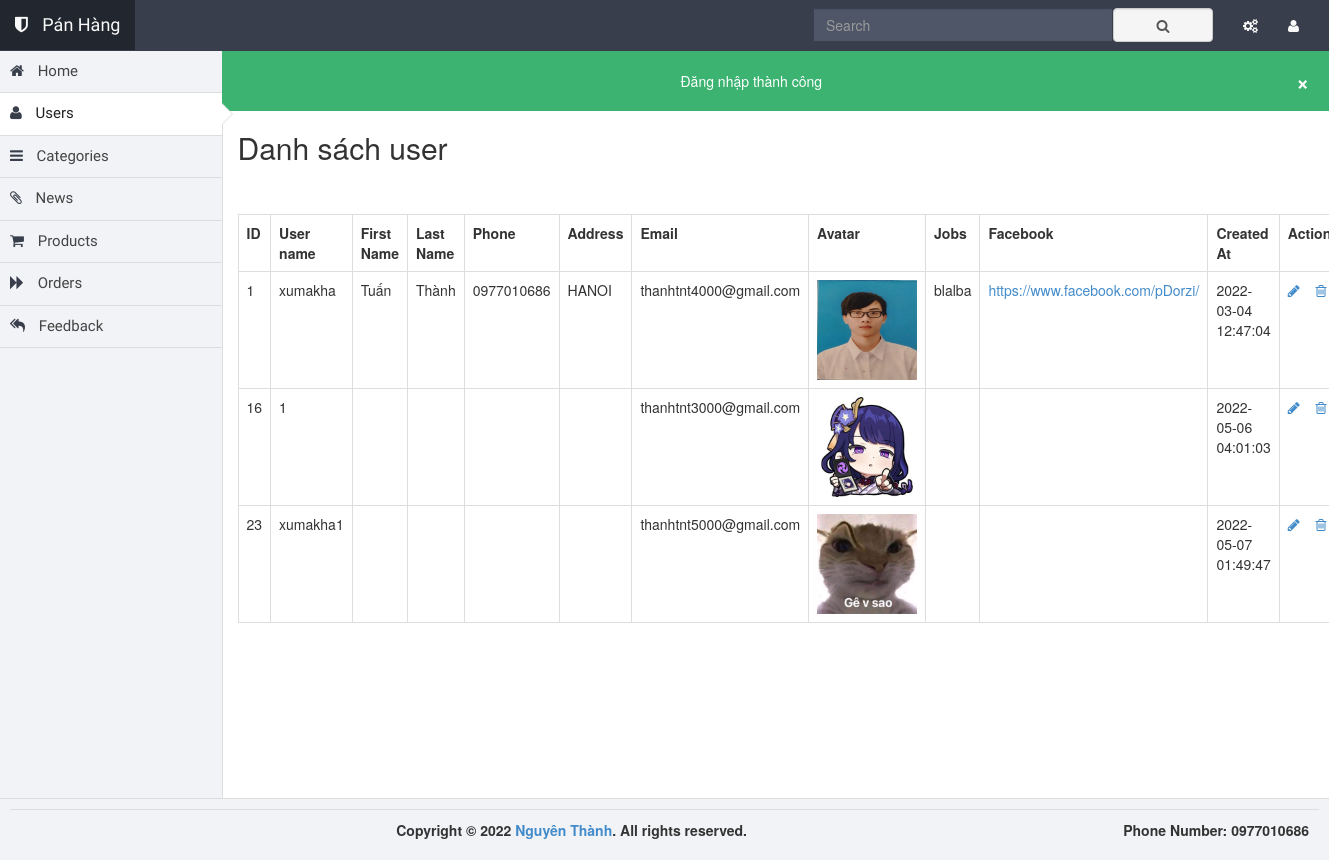
Screenshot of /backend/index.php?controller=user&action=index&page=1 (signed in) with the database file from the repository.
### tables this page shows
CREATE TABLE `users` (
  `id` int(11) NOT NULL,
  `username` varchar(255) DEFAULT NULL COMMENT 'Tên đăng nhập',
  `password` varchar(255) DEFAULT NULL COMMENT 'Mật khẩu đăng nhập',
  `reset_password_token` varchar(100) DEFAULT NULL,
  `first_name` varchar(255) DEFAULT NULL COMMENT 'Fist name',
  `last_name` varchar(255) DEFAULT NULL COMMENT 'Last name',
  `phone` varchar(11) DEFAULT NULL COMMENT 'SĐT user',
  `jobs` varchar(255) DEFAULT NULL,
  `facebook` varchar(255) DEFAULT NULL,
  `address` varchar(255) DEFAULT NULL COMMENT 'Địa chỉ user',
  `email` varchar(255) DEFAULT NULL COMMENT 'Email của user',
  `avatar` varchar(255) DEFAULT NULL COMMENT 'File ảnh đại diện',
  `status` tinyint(3) DEFAULT 0 COMMENT 'Trạng thái danh mục: 0 - Inactive, 1 - Active',
  `created_at` timestamp NOT NULL DEFAULT current_timestamp() COMMENT 'Ngày tạo',
  `updated_at` datetime DEFAULT NULL COMMENT 'Ngày cập nhật cuối'
);

### backend/controllers/Controller.php (called while the page is built, shortened)
<?php
class Controller
{
    public function render($file, $variables = []) {
        extract($variables);
        require_once $file;
        $render_view = ob_get_clean();
        return $render_view;
    }
}

### backend/controllers/UserController.php (called while the page is built, shortened)
<?php
require_once 'controllers/Controller.php';
require_once 'models/User.php';
class UserController extends Controller
{
    public function index()
        {
            $str_search = '';
            $user_model = new User();
            $users = $user_model->getAll($str_search);
            $this->content = $this->render('views/users/index.php', [
                'users' => $users
            ]);
            require_once 'views/layouts/main.php';
        }
}

### backend/index.php (called while the page is built, shortened)
<?php
$action = isset($_GET['action']) ? $_GET['action'] : 'index';
$object = new $controller();
$object->$action();
?>

### backend/models/Model.php (called while the page is built, shortened)
<?php
class Model {
    public function __construct() {
        try {
            $this->connection = new PDO(Database::DB_DSN, Database::DB_USERNAME, Database::DB_PASSWORD);
        } catch (PDOException $e) {
            die("Lỗi kết nối: " . $e->getMessage());
        }
    }
}

### backend/models/User.php (called while the page is built, shortened)
<?php
require_once 'models/Model.php';
class User extends Model
{
    public function getAll($str_search)
    {
        $obj_select = $this->connection
            ->prepare("SELECT * FROM users WHERE TRUE $str_search ORDER BY id ASC");
        $obj_select->execute();
        $users = $obj_select->fetchAll(PDO::FETCH_ASSOC);
        return $users;
    }
}

### backend/views/users/index.php (the view, shortened to what this page needs)
<h2>Danh sách user</h2>
<br>
<br>
<table class="table table-bordered">
    <tr>
        <th>ID</th>
        <th>User name</th>
        <th>First Name</th>
        <th>Last Name</th>
        <th>Phone</th>
        <th>Address</th>
        <th>Email</th>
        <th>Avatar</th>
        <th>Jobs</th>
        <th>Facebook</th>
        <th>Created At</th>
        <th>Action</th>
    </tr>
    <?php if (!empty($users)): ?>
        <?php foreach ($users as $user): ?>
            <tr>
                <td><?php echo $user['id'] ?></td>
                <td><?php echo $user['username'] ?></td>
                <td><?php echo $user['first_name'] ?></td>
                <td><?php echo $user['last_name'] ?></td>
                <td><?php echo $user['phone'] ?></td>
                <td><?php echo $user['address'] ?></td>
                <td><?php echo $user['email'] ?></td>
                <td>
                    <img style="width: 100px; height: 100px;" src="assets/uploads/<?php echo $user['avatar'] ?>">
                </td>
                <td><?php echo $user['jobs'] ?></td>
                <td>
                    <a target="_blank" href="<?php echo $user['facebook'] ?>">
                        <?php echo $user['facebook'] ?>
                    </a>
                </td>
                <td><?php echo $user['created_at'] ?></td>
                <td>
                    <?php
                    $url_update = "index.php?controller=user&action=update&id=" . $user['id'];
                    $url_delete = "index.php?controller=user&action=delete&id=" . $user['id'];
                    ?>
                    <a title="Update" href="<?php echo $url_update ?>"><i class="fa fa-pencil"></i></a> &nbsp;&nbsp;
                    <a title="Xóa" href="<?php echo $url_delete ?>" onclick="return confirm('Are you sure delete?')"><i class="fa fa-trash-o"></i></a>
                </td>
            </tr>
        <?php endforeach; ?>
    <?php else: ?>
        <tr>
            <td colspan="9">No data found</td>
        </tr>
    <?php endif; ?>
</table>

### backend/assets/theme/theme.css (style rules this page uses)
html, body { background-color: #f2f3f6; }

### rows the page displays
users: id "1", username "xumakha", first_name "Tuấn", last_name "Thành", phone "0977010686", address "HANOI", email "thanhtnt4000@gmail.com", avatar (picture), jobs "blalba", facebook "https://www.facebook.com/pDorzi/", created_at "2022-03-04 12:47:04"
users: id "16", username "1", email "thanhtnt3000@gmail.com", avatar (picture), created_at "2022-05-06 04:01:03"
users: id "23", username "xumakha1", email "thanhtnt5000@gmail.com", avatar (picture), created_at "2022-05-07 01:49:47"

### other values shown
$_SESSION['success'] "Đăng nhập thành công"
